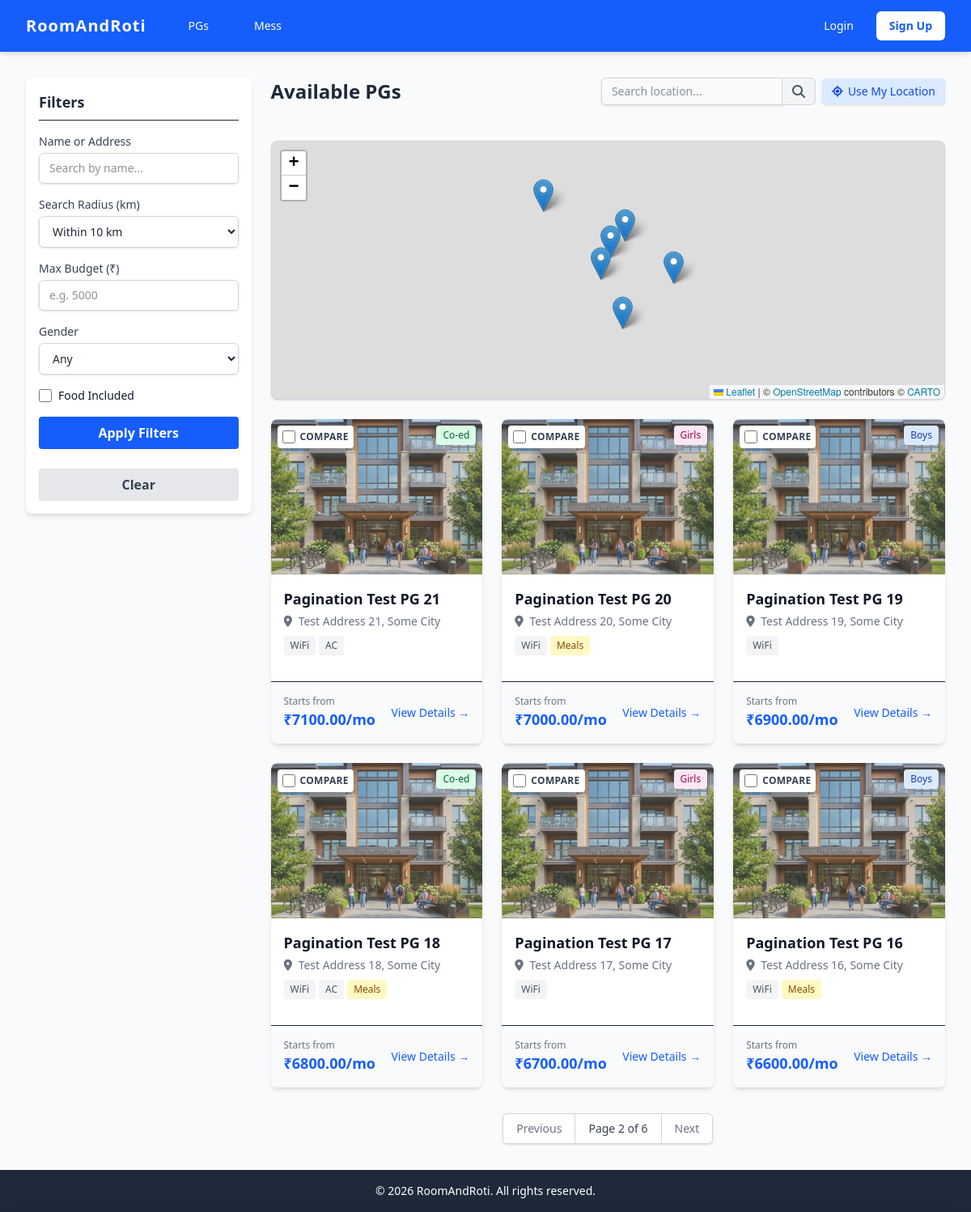
The page /pgs/?page=2 on the database its author committed.
### housing/models.py (models this page shows, shortened)
class PG(models.Model):
    owner = models.ForeignKey(
        User,
        on_delete=models.CASCADE,
        limit_choices_to={"role": "owner"},
        related_name="pgs",
    )
    name = models.CharField(max_length=200)
    address = models.TextField()
    contact_number = models.CharField(max_length=20)
    gender_restriction = models.CharField(
        max_length=20,
        choices=(("boys", "Boys only"), ("girls", "Girls only"), ("any", "Anyone")),
        default="any",
        db_index=True,
    )
    food_included = models.BooleanField(default=False, db_index=True)
    has_wifi = models.BooleanField(default=False)
    has_ac = models.BooleanField(default=False)
    attached_bathroom = models.BooleanField(default=False)
    starting_price = models.DecimalField(max_digits=8, decimal_places=2, db_index=True)
    image = models.ImageField(upload_to="pg_images/", blank=True, null=True)
    latitude = models.FloatField(null=True, blank=True)
    longitude = models.FloatField(null=True, blank=True)
    created_at = models.DateTimeField(auto_now_add=True)
    @property
    def rating_count(self):
        return self.ratings.count()

### housing/views.py (the view, shortened to what this page needs)
# urls.py: path("", views.pg_list, name="pg_list"), # Displays the main list of all PGs with filters
def pg_list(request):
    pgs = PG.objects.select_related("owner").all().order_by("-created_at")
    q = request.GET.get("q")
    if q:
        pgs = pgs.filter(Q(name__icontains=q) | Q(address__icontains=q))
    budget = request.GET.get("budget")
    gender = request.GET.get("gender")
    food = request.GET.get("food")
    if budget:
        pgs = pgs.filter(starting_price__lte=budget)
    if gender and gender != "any":
        pgs = pgs.filter(gender_restriction=gender)
    if food:
        pgs = pgs.filter(food_included=True)
    lat = request.GET.get("lat")
    lng = request.GET.get("lng")
    radius = request.GET.get("radius")
    paginator = Paginator(pgs, 6)  # 6 PGs per page
    page_number = request.GET.get("page")
    page_obj = paginator.get_page(page_number)
    return render(request, "housing/pg_list.html", {"pgs": page_obj})

### users/context_processors.py (called while the page is built)
def unread_notifications(request):
    if request.user.is_authenticated:
        count = Notification.objects.filter(user=request.user, is_read=False).count()
        return {"unread_notifications_count": count}
    return {"unread_notifications_count": 0}

### housing/templates/housing/pg_list.html (shortened to what this page needs)
{%extends 'base.html'%}
{% block extra_head %}
<link rel="stylesheet" href="https://unpkg.com/leaflet@1.9.4/dist/leaflet.css"/>
{% endblock %}
{%block content%}
<div class="flex flex-col md:flex-row gap-6">
    <div class="w-full md:w-1/4 bg-white p-4 rounded-lg shadow-md h-fit">
        <h3 class="text-lg font-bold mb-4 border-b pb-2">Filters</h3>
        <form method="get" action="{%url 'pg_list'%}" class="space-y-4">
            <div>
                <label class="block text-sm font-medium text-gray-700">Name or Address</label>
                <input type="text" name="q" value="{{request.GET.q|default_if_none:''}}"
                    class="mt-1 block w-full rounded-md border-gray-300 shadow-sm focus:border-blue-500 focus:ring-blue-500 sm:text-sm border py-2 px-3"
                    placeholder="Search by name...">
            </div>
            <div>
                <label class="block text-sm font-medium text-gray-700">Search Radius (km)</label>
                <select name="radius" id="search-radius"
                    class="mt-1 block w-full rounded-md border-gray-300 shadow-sm focus:border-blue-500 focus:ring-blue-500 sm:text-sm border py-2 px-3">
                    <option value="10" {%if request.GET.radius == '10' or not request.GET.radius%}selected{%endif%}>Within 10 km</option>
                </select>
            </div>
            <div>
                <label class="block text-sm font-medium text-gray-700">Max Budget (₹)</label>
                <input type="number" name="budget" value="{{request.GET.budget}}"
                    class="mt-1 block w-full rounded-md border-gray-300 shadow-sm focus:border-blue-500 focus:ring-blue-500 sm:text-sm border py-2 px-3"
                    placeholder="e.g. 5000">
            </div>
            <div>
                <label class="block text-sm font-medium text-gray-700">Gender</label>
                <select name="gender"
                    class="mt-1 block w-full rounded-md border-gray-300 shadow-sm focus:border-blue-500 focus:ring-blue-500 sm:text-sm border py-2 px-3">
                    <option value="">Any</option>
                </select>
            </div>
            <div class="flex items-center">
                <input type="checkbox" name="food" id="food" value="true"
                    class="h-4 w-4 text-blue-600 focus:ring-blue-500 border-gray-300 rounded" {%if request.GET.food%}checked{%endif%}>
                <label for="food" class="ml-2 block text-sm text-gray-900">Food Included</label>
            </div>
            <button type="submit" class="w-full bg-blue-600 text-white font-bold py-2 px-4 rounded hover:bg-blue-700">
                Apply Filters
            </button>
            <a href="{%url 'pg_list'%}"
                class="block text-center w-full bg-gray-200 text-gray-700 font-bold py-2 px-4 rounded hover:bg-gray-300 mt-2">
                Clear
            </a>
        </form>
    </div>
    <div class="w-full md:w-3/4">
        <div class="flex flex-col sm:flex-row sm:items-center justify-between mb-2 gap-3">
            <h2 class="text-2xl font-bold">Available PGs</h2>
            <div class="flex items-center flex-wrap gap-2 justify-end w-full sm:w-auto">
                <div class="flex relative">
                    <input type="text" id="nearby-location-input" value="{{request.GET.location_name|default_if_none:''}}"
                        class="block w-48 sm:w-56 rounded-l-md border-gray-300 shadow-sm focus:border-blue-500 focus:ring-blue-500 sm:text-sm border py-1.5 px-3 outline-none"
                        placeholder="Search location...">
                    <button type="button" id="geocode-btn" class="bg-gray-100 border border-gray-300 border-l-0 rounded-r-md px-3 text-gray-600 hover:bg-gray-200 transition">
                        <i class="fa-solid fa-search"></i>
                    </button>
                </div>
                <button type="button" id="get-location-btn" class="text-sm bg-blue-100 text-blue-700 hover:bg-blue-200 transition font-medium px-3 py-1.5 rounded flex items-center shadow-sm whitespace-nowrap">
                    <i class="fa-solid fa-location-crosshairs mr-1.5"></i> Use My Location
                </button>
            </div>
        </div>
        <div class="flex justify-end mb-4 min-h-[20px]">
        </div>
        <div id="listings-map" class="w-full h-64 sm:h-80 bg-gray-200 rounded-lg shadow-sm border border-gray-300 mb-6 z-0 relative overflow-hidden"></div>
        {%if pgs%}
        <div class="grid grid-cols-1 md:grid-cols-2 lg:grid-cols-3 gap-6">
            {%for pg in pgs%}
            <div
                class="bg-white rounded-lg shadow-md overflow-hidden flex flex-col hover:shadow-lg transition-shadow duration-300">
                <div class="h-48 bg-gray-200 relative">
                    <label class="absolute top-2 left-2 cursor-pointer z-10 flex items-center bg-white bg-opacity-90 p-1.5 rounded shadow hover:bg-gray-50 transition">
                        <input type="checkbox" name="compare_pg" value="{{pg.id}}" class="compare-checkbox h-4 w-4 text-blue-600 focus:ring-blue-500 border-gray-300 rounded">
                        <span class="ml-1.5 text-xs font-bold text-gray-700 uppercase tracking-wide">Compare</span>
                    </label>
                    {% if pg.image %}
                    <img src="{{ pg.image.url }}" alt="{{ pg.name }}" class="absolute inset-0 w-full h-full object-cover">
                    {% else %}
                    {% load static %}
                    <img src="{% static 'images/default_pg.png' %}" alt="PG Image" class="absolute inset-0 w-full h-full object-cover opacity-80 mix-blend-multiply">
                    {% endif %}
                    {%if pg.gender_restriction == 'boys'%}
                    <span
                        class="absolute top-2 right-2 bg-blue-100 text-blue-800 text-xs px-2 py-1 rounded shadow">Boys</span>
                    {%elif pg.gender_restriction == 'girls'%}
                    <span
                        class="absolute top-2 right-2 bg-pink-100 text-pink-800 text-xs px-2 py-1 rounded shadow">Girls</span>
                    {%else%}
                    <span
                        class="absolute top-2 right-2 bg-green-100 text-green-800 text-xs px-2 py-1 rounded shadow">Co-ed</span>
                    {%endif%}
                </div>
                <div class="p-4 flex-grow">
                    <div class="flex justify-between items-start mb-1">
                        <h3 class="font-bold text-lg text-gray-900 truncate">{{pg.name}}</h3>
                    </div>
                    <p class="text-gray-500 text-sm mb-2 truncate"><i class="fa-solid fa-location-dot mr-1"></i> {{pg.address}}</p>
                    <div class="flex flex-wrap gap-1 mb-4">
                        {%if pg.has_wifi%}
                        <span class="bg-gray-100 text-gray-600 text-xs px-2 py-1 rounded">WiFi</span>
                        {%endif%}
                        {%if pg.has_ac%}
                        <span class="bg-gray-100 text-gray-600 text-xs px-2 py-1 rounded">AC</span>
                        {%endif%}
                        {%if pg.food_included%}
                        <span class="bg-yellow-100 text-yellow-800 text-xs px-2 py-1 rounded">Meals</span>
                        {%endif%}
                    </div>
                </div>
                <div class="p-4 border-t bg-gray-50 flex justify-between items-center">
                    <div>
                        <span class="text-xs text-gray-500 block">Starts from</span>
                        <span class="font-bold text-blue-600 text-lg">₹{{pg.starting_price}}/mo</span>
                    </div>
                    <a href="{%url 'pg_detail' pg.id%}"
                        class="text-sm font-medium text-blue-600 hover:text-blue-800 ">View Details &rarr;</a>
                </div>
            </div>
            {%endfor%}
        </div>
        {%else%}
        <div class="bg-white p-8 text-center rounded-lg shadow-md">
            <p class="text-gray-500">No PGs found matching your filters.</p>
        </div>
        {%endif%}
        {%if pgs.has_other_pages%}
        <div class="mt-8 flex justify-center">
            <nav class="relative z-0 inline-flex rounded-md shadow-sm -space-x-px" aria-label="Pagination">
                {%if pgs.has_previous%}
                <a href="?page={{pgs.previous_page_number}}"
                    class="relative inline-flex items-center px-4 py-2 rounded-l-md border border-gray-300 bg-white text-sm font-medium text-gray-500 hover:bg-gray-50">
                    Previous
                </a>
                {%endif%}
                <span
                    class="relative inline-flex items-center px-4 py-2 border border-gray-300 bg-white text-sm font-medium text-gray-700">
                    Page {{pgs.number}} of {{pgs.paginator.num_pages}}
                </span>
                {%if pgs.has_next%}
                <a href="?page={{pgs.next_page_number}}"
                    class="relative inline-flex items-center px-4 py-2 rounded-r-md border border-gray-300 bg-white text-sm font-medium text-gray-500 hover:bg-gray-50">
                    Next
                </a>
                {%endif%}
            </nav>
        </div>
        {%endif%}
    </div>
</div>
{%endblock%}

### rows shown on the page
PG: gender_restriction "Co-ed", name "Pagination Test PG 21", address "Test Address 21, Some City", has_wifi "WiFi", has_ac "AC", starting_price "7100.00"
PG: gender_restriction "Girls", name "Pagination Test PG 20", address "Test Address 20, Some City", has_wifi "WiFi", food_included "Meals", starting_price "7000.00"
PG: gender_restriction "Boys", name "Pagination Test PG 19", address "Test Address 19, Some City", has_wifi "WiFi", starting_price "6900.00"
PG: gender_restriction "Co-ed", name "Pagination Test PG 18", address "Test Address 18, Some City", has_wifi "WiFi", has_ac "AC", food_included "Meals", starting_price "6800.00"
PG: gender_restriction "Girls", name "Pagination Test PG 17", address "Test Address 17, Some City", has_wifi "WiFi", starting_price "6700.00"
PG: gender_restriction "Boys", name "Pagination Test PG 16", address "Test Address 16, Some City", has_wifi "WiFi", food_included "Meals", starting_price "6600.00"

### other values the page prints
{{ pgs.number }} "2"
{{ pgs.paginator.num_pages }} "6"
